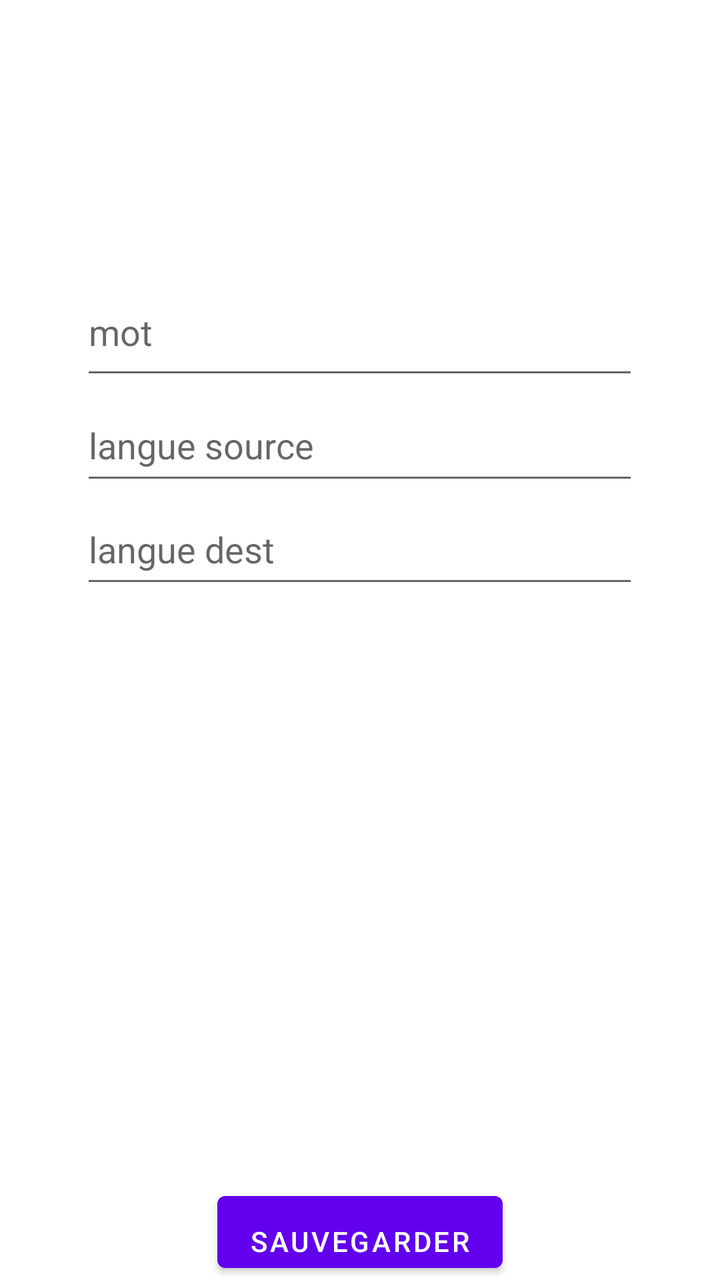
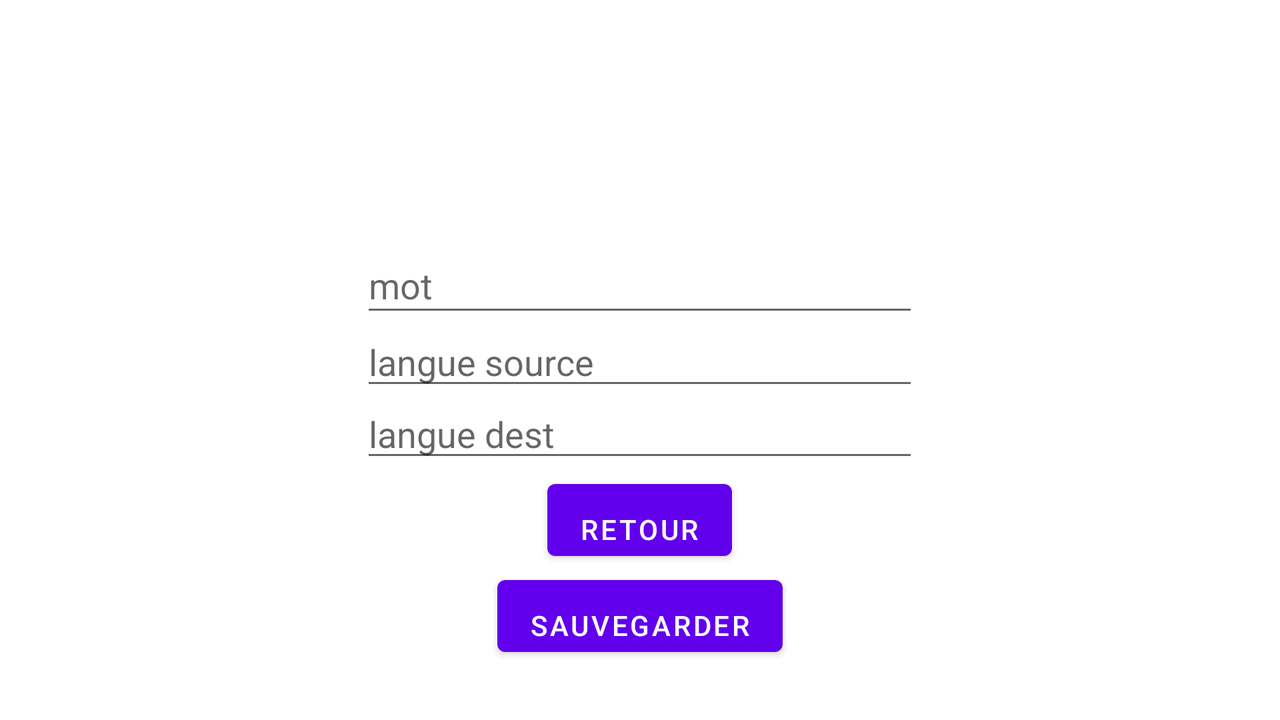

An Android layout and its configuration variant, each rendered on a device that would load it. The default file and the variant file are quoted in full after the pictures.
<!-- AndroidManifest.xml: application theme Theme.LanguesApp -->
<!-- res/layout/activity_save.xml -->
<?xml version="1.0" encoding="utf-8"?>
<LinearLayout xmlns:android="http://schemas.android.com/apk/res/android"
    xmlns:app="http://schemas.android.com/apk/res-auto"
    xmlns:tools="http://schemas.android.com/tools"
    android:layout_width="match_parent"
    android:layout_height="match_parent"
    android:orientation="vertical"
    tools:context=".SauvegardeActivity">

    <LinearLayout
        android:layout_width="wrap_content"
        android:layout_height="299dp"
        android:layout_gravity="center"
        android:gravity="center"
        android:orientation="vertical">

        <androidx.recyclerview.widget.RecyclerView
            android:id="@+id/recyclerView"
            android:layout_width="391dp"
            android:layout_height="71dp"
            android:layout_margin="7dp"
            android:layout_weight="1" />

        <EditText
            android:id="@+id/word"
            android:layout_width="279dp"
            android:layout_height="11dp"
            android:layout_weight="1"
            android:hint="mot" />

        <EditText
            android:id="@+id/langue_src"
            android:layout_width="279dp"
            android:layout_height="3dp"
            android:layout_weight="1"
            android:hint="langue source" />

        <EditText
            android:id="@+id/langue_dst"
            android:layout_width="279dp"
            android:layout_height="2dp"
            android:layout_weight="1"
            android:hint="langue dest" />

    </LinearLayout>

    <Space
        android:layout_width="wrap_content"
        android:layout_height="0dp"
        android:layout_weight="1"/>

    <Button android:layout_width="wrap_content"
        android:layout_height="wrap_content"
        android:id="@+id/save"
        android:text="Sauvegarder"
        android:layout_gravity="center|bottom"
        android:gravity="bottom" />
</LinearLayout>
<!-- resources referenced by this layout -->
<resources>
  <style name="Theme.LanguesApp" parent="Theme.MaterialComponents.DayNight.DarkActionBar">
          
          <item name="colorPrimary">@color/purple_500</item>
          <item name="colorPrimaryVariant">@color/purple_700</item>
          <item name="colorOnPrimary">@color/white</item>
          
          <item name="colorSecondary">@color/teal_200</item>
          <item name="colorSecondaryVariant">@color/teal_700</item>
          <item name="colorOnSecondary">@color/black</item>
          
          <item name="android:statusBarColor">?attr/colorPrimaryVariant</item>
          
      </style>
</resources>
<!-- res/layout-land/activity_save.xml (the repository's variant of the layout above) -->
<!-- drawn on the phone turned sideways -->
<?xml version="1.0" encoding="utf-8"?>
<LinearLayout xmlns:android="http://schemas.android.com/apk/res/android"
    xmlns:app="http://schemas.android.com/apk/res-auto"
    xmlns:tools="http://schemas.android.com/tools"
    android:layout_width="match_parent"
    android:layout_height="match_parent"
    android:orientation="vertical"
    tools:context=".SauvegardeActivity">

    <LinearLayout
        android:layout_width="wrap_content"
        android:layout_height="236dp"
        android:layout_gravity="center"
        android:gravity="center"
        android:orientation="vertical">

        <androidx.recyclerview.widget.RecyclerView
            android:id="@+id/recyclerView"
            android:layout_width="match_parent"
            android:layout_height="71dp"
            android:layout_margin="7dp"
            android:layout_weight="1" />

        <EditText
            android:id="@+id/word"
            android:layout_width="279dp"
            android:layout_height="11dp"
            android:layout_weight="1"
            android:hint="mot" />

        <EditText
            android:id="@+id/langue_src"
            android:layout_width="279dp"
            android:layout_height="3dp"
            android:layout_weight="1"
            android:hint="langue source" />

        <EditText
            android:id="@+id/langue_dst"
            android:layout_width="279dp"
            android:layout_height="2dp"
            android:layout_weight="1"
            android:hint="langue dest" />

    </LinearLayout>

    <Button android:layout_width="wrap_content"
        android:layout_height="wrap_content"
        android:id="@+id/back"
        android:text="retour"
        android:layout_gravity="center|bottom"
        android:gravity="bottom" />

    <Button android:layout_width="wrap_content"
        android:layout_height="wrap_content"
        android:id="@+id/save"
        android:text="Sauvegarder"
        android:layout_gravity="center|bottom"
        android:gravity="bottom" />
</LinearLayout>
